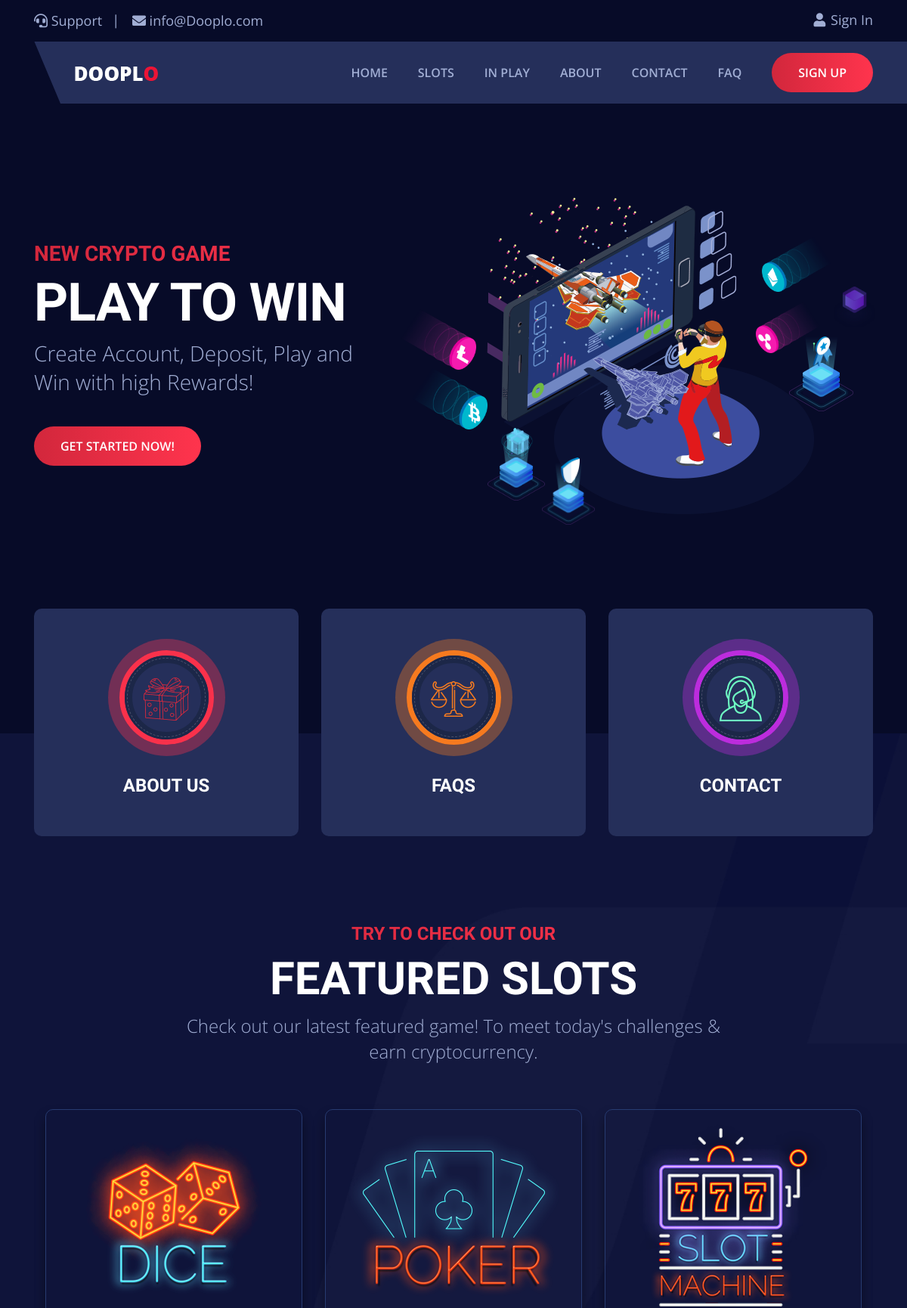
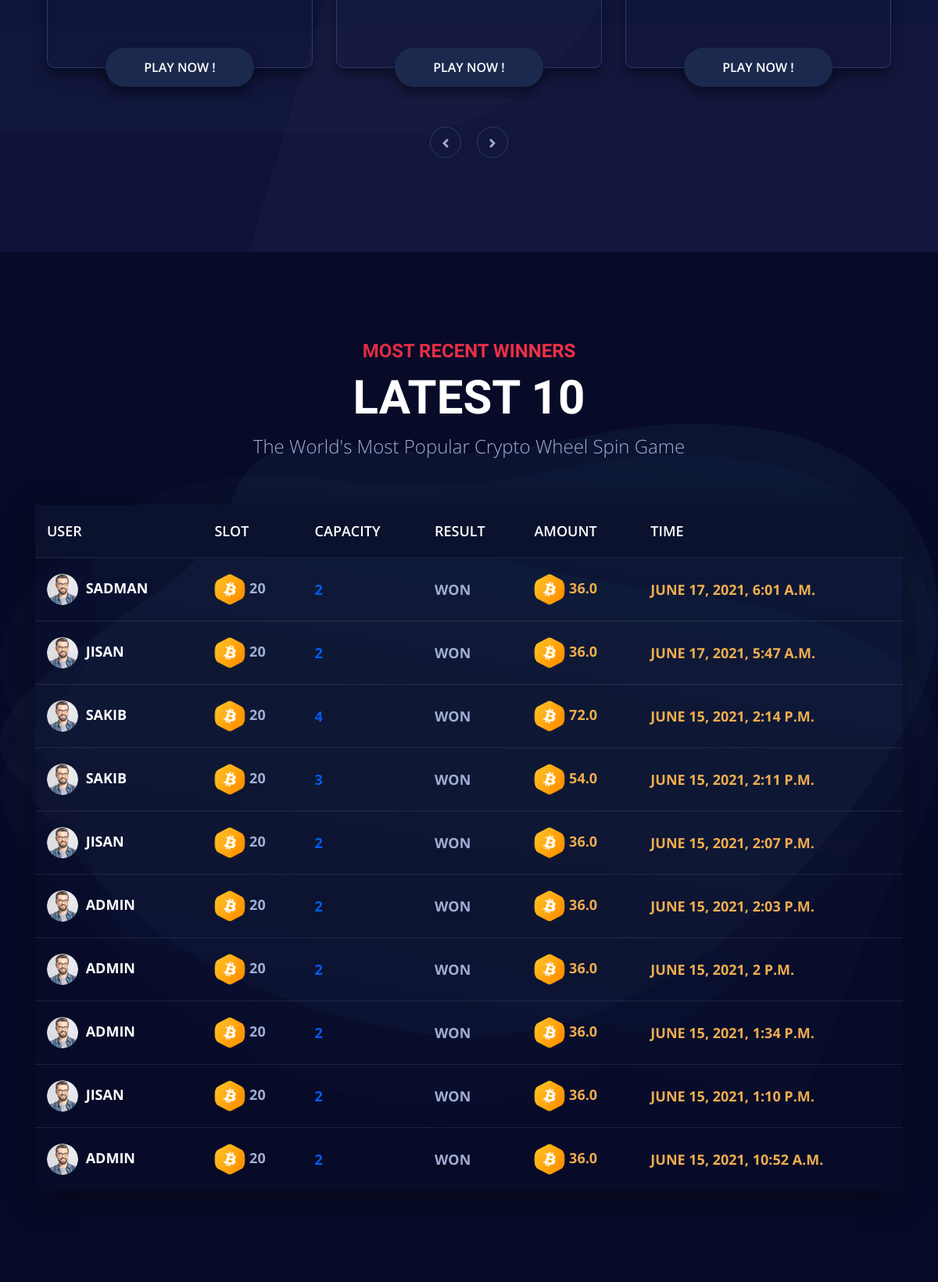
The page / (upper part) on the database its author committed (2 pictures, top to bottom).
### wheelspin/models.py (models this page shows, shortened)
class GameDetails(models.Model):
    username = models.ForeignKey(User, on_delete=models.CASCADE)
    slot = models.BigIntegerField()
    capcity = models.BigIntegerField()
    result = models.CharField(max_length=10)
    charge = models.FloatField()
    time = models.DateTimeField(auto_now_add=True, auto_now=False)

### wheelspin/views.py (the view)
# urls.py: 2. Add a URL to urlpatterns:  path('', views.home, name='home')
def home(request, *args, **kwargs):
    try:
        code = kwargs.get('ref_code')
        profile = RefferUser.objects.get(code=code)
        request.session['ref_profile'] =  profile.id
    except:
        pass
    result = "WON"
    results = GameDetails.objects.filter(result=result).order_by('-id')[:10]
    context = {
        "results": results,
    }
    return render(request, 'wheelspin/index.html', context)

### wheelspin/templates/wheelspin/index.html (shortened to what this page needs)
{% extends 'wheelspin/base.html' %}
{% load static %}
{% block body %}
    <div class="hero-area">
        <div class="container">
            <div class="row">
                <div class="col-lg-5 d-flex align-self-center">
                    <div class="left-content">
                        <div class="content">
                            <h5 class="subtitle">
                                New Crypto Game
                            </h5>
                            <h1 class="title">
                                PLay To WIN
                            </h1>
                            <p class="text">
                                Create Account, Deposit, Play and Win with high Rewards!
                            </p>
                            <div class="links">
                                <a href="/slots/" class="mybtn1 link1">Get Started Now!</a>
                            </div>
                        </div>
                    </div>
                </div>
                <div class="col-lg-7">
                    <div class="hero-img d-none d-md-block">
                        <img class="shape phone" src="{% static 'wheelspin/assets/images/h-shapes/phone.png' %}" alt="">
                        <img class="shape man" src="{% static 'wheelspin/assets/images/h-shapes/man222.png' %}" alt="">
                        <img class="shape ripple" src="{% static 'wheelspin/assets/images/h-shapes/ripple.png' %}" alt="">
                        <img class="shape ripple2" src="{% static 'wheelspin/assets/images/h-shapes/ripple1.png' %}" alt="">
                        <img class="shape bitcoin1" src="{% static 'wheelspin/assets/images/h-shapes/bitcoin1.png' %}" alt="">
                        <img class="shape bitcoin2" src="{% static 'wheelspin/assets/images/h-shapes/bitcoin2.png' %}" alt="">
                        <img class="shape shape-icon" src="{% static 'wheelspin/assets/images/h-shapes/shape.png' %}" alt="">
                        <img class="shape award-bg" src="{% static 'wheelspin/assets/images/h-shapes/award/bg.png' %}" alt="">
                        <img class="shape award" src="{% static 'wheelspin/assets/images/h-shapes/award/award.png' %}" alt="">
                        <img class="shape gift-bg" src="{% static 'wheelspin/assets/images/h-shapes/giftbox/bg.png' %}" alt="">
                        <img class="shape gift" src="{% static 'wheelspin/assets/images/h-shapes/giftbox/gift.png' %}" alt="">
                        <img class="shape shield-bg" src="{% static 'wheelspin/assets/images/h-shapes/shield/bg.png' %}" alt="">
                        <img class="shape shield" src="{% static 'wheelspin/assets/images/h-shapes/shield/shield.png' %}" alt="">
                    </div>
                </div>
            </div>
        </div>
    </div>
    <section class="featured-game">
        <div class="features">
            <div class="container">
                <div class="row">
                    <div class="col-lg-12">
                        <div class="feature-box">
                            <div class="feature-box-inner">
                                <div class="row">
                                    <div class="col-lg-4 col-md-6">
                                        <div class="single-feature">
                                            <div class="icon one">
                                                <img src="{% static 'wheelspin/assets/images/feature/icon1.png' %}" alt="">
                                            </div>
                                            <div class="content">
                                                <h4 class="title">
                                                    About Us
                                                </h4>
                                            </div>
                                        </div>
                                    </div>
                                    <div class="col-lg-4 col-md-6">
                                        <div class="single-feature">
                                            <div class="icon two">
                                                <img src="{% static 'wheelspin/assets/images/feature/icon2.png' %}" alt="">
                                            </div>
                                            <div class="content">
                                                <h4 class="title">
                                                    FAQs
                                                </h4>
                                            </div>
                                        </div>
                                    </div>
                                    <div class="col-lg-4 col-md-6">
                                        <div class="single-feature">
                                            <div class="icon three">
                                                <img src="{% static 'wheelspin/assets/images/feature/icon3.png' %}" alt="">
                                            </div>
                                            <div class="content">
                                                <h4 class="title">
                                                    Contact
                                                </h4>
                                            </div>
                                        </div>
                                    </div>
                                </div>
                            </div>
                        </div>
                    </div>
                </div>
            </div>
        </div>
        <div class="container">
            <div class="row justify-content-center">
                <div class="col-lg-8 col-md-10">
                    <div class="section-heading">
                        <h5 class="subtitle">
                            Try to check out our
                        </h5>
                        <h2 class="title">
                            featured slots
                        </h2>
                        <p class="text">
                            Check out our latest featured game! To meet today's challenges & earn cryptocurrency.
                        </p>
                    </div>
                </div>
            </div>
            <div class="row">
                <div class="col-lg-12">
                    <div class="game-slider">
                        <div class="item">
                            <div class="single-game">
                                <img src="{% static 'wheelspin/assets/images/game/icon1.png' %}" alt="">
                                <a href="#" class="mybtn2">PLay NoW !</a>
                            </div>
                        </div>
                        <div class="item">
                            <div class="single-game">
                                <img src="{% static 'wheelspin/assets/images/game/icon2.png' %}" alt="">
                                <a href="#" class="mybtn2">PLay NoW !</a>
                            </div>
                        </div>
                        <div class="item">
                            <div class="single-game">
                                <img src="{% static 'wheelspin/assets/images/game/icon3.png' %}" alt="">
                                <a href="#" class="mybtn2">PLay NoW !</a>
                            </div>
                        </div>
                    </div>
                </div>
            </div>
        </div>
    </section>
    <section class="activities">
        <img class="shape shape1" src="{% static 'wheelspin/assets/images/people/shape1.png' %}" alt="">
        <img class="shape shape2" src="{% static 'wheelspin/assets/images/people/shape2.png' %}" alt="">
        <img class="shape shape3" src="{% static 'wheelspin/assets/images/people/shape3.png' %}" alt="">
        <div class="container">
            <div class="row justify-content-center">
                <div class="col-lg-8 col-md-10">
                    <div class="section-heading">
                        <h5 class="subtitle">
                            Most Recent Winners
                        </h5>
                        <h2 class="title">
                            Latest 10
                        </h2>
                        <p class="text">
                            The World's Most Popular Crypto Wheel Spin Game
                        </p>
                    </div>
                </div>
            </div>
            <div class="row">
                <div class="col-lg-12">
                            <div class="responsive-table">
                                <table class="table">
                                    <thead>
                                        <tr>
                                            <th scope="col">USER</th>
                                            <th scope="col">Slot</th>
                                            <th scope="col">Capacity</th>
                                            <th scope="col">Result</th>
                                            <th scope="col">Amount</th>
                                            <th scope="col">Time</th>
                                        </tr>
                                    </thead>
                                    <tbody>
                                        {% for result in results %}
                                        <tr>
                                            <td>
                                                <img src="{% static 'wheelspin/assets/images/people/p1.png' %}" alt=""> {{result.username}}
                                            </td>
                                            <td>
                                            <img src="{% static 'wheelspin/assets/images/icon1.png' %}" alt=""> {{result.slot}}
                                            </td>
                                            <td>
                                                 {{result.capcity}}
                                            </td>
                                            <td>{{result.result}}</td>
                                            <td>
                                                <img src="{% static 'wheelspin/assets/images/icon1.png' %}" alt=""> {{result.charge}}
                                            </td>
                                            <td>
                                                {{result.time}}
                                            </td>
                                        </tr>
                                        {% endfor %}
                                    </tbody>
                                </table>
                            </div>
                        </div>
            </div>
        </div>
        <div class="funfact">
        </div>
    </section>
{% endblock %}

### rows shown on the page
GameDetails: username "SADMAN", slot "20", capcity "2", result "WON", charge "36.0", time "JUNE 17, 2021, 6:01 A.M."
GameDetails: username "JISAN", slot "20", capcity "2", result "WON", charge "36.0", time "JUNE 17, 2021, 5:47 A.M."
GameDetails: username "SAKIB", slot "20", capcity "4", result "WON", charge "72.0", time "JUNE 15, 2021, 2:14 P.M."
GameDetails: username "SAKIB", slot "20", capcity "3", result "WON", charge "54.0", time "JUNE 15, 2021, 2:11 P.M."
GameDetails: username "JISAN", slot "20", capcity "2", result "WON", charge "36.0", time "JUNE 15, 2021, 2:07 P.M."
GameDetails: username "ADMIN", slot "20", capcity "2", result "WON", charge "36.0", time "JUNE 15, 2021, 2:03 P.M."
GameDetails: username "ADMIN", slot "20", capcity "2", result "WON", charge "36.0", time "JUNE 15, 2021, 2 P.M."
GameDetails: username "ADMIN", slot "20", capcity "2", result "WON", charge "36.0", time "JUNE 15, 2021, 1:34 P.M."
GameDetails: username "JISAN", slot "20", capcity "2", result "WON", charge "36.0", time "JUNE 15, 2021, 1:10 P.M."
GameDetails: username "ADMIN", slot "20", capcity "2", result "WON", charge "36.0", time "JUNE 15, 2021, 10:52 A.M."
